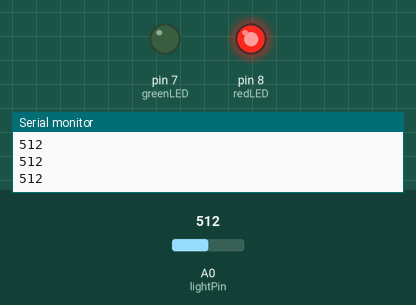
Bench run of a sketch on a simulated Arduino Uno, built with avr-gcc and run on an emulated ATmega328P. Shown: output pins drawn as LEDs (lit = HIGH), the last lines printed to the serial monitor. The test bench sets the inputs (shaded band); at power-on: A0 (lightPin) = 512.

Above: at 1.2 s.
1.3 s: A0 (lightPin) set to 793
2.8 s: A0 (lightPin) set to 808
At 3.1 s:
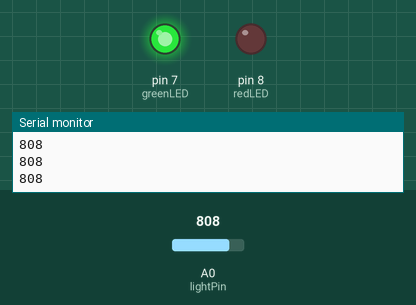
4.3 s: A0 (lightPin) set to 790
At 5.4 s:
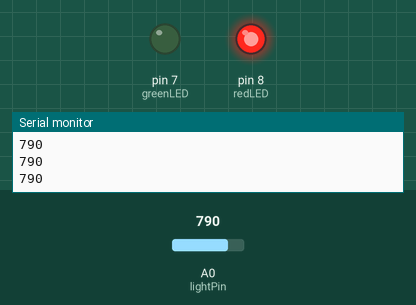
5.8 s: A0 (lightPin) set to 810
At 6.6 s:
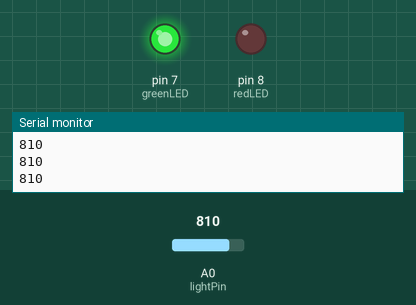
Timing chart, 0 to 8.3 s (numbered marks = the images above; inputs shaded):
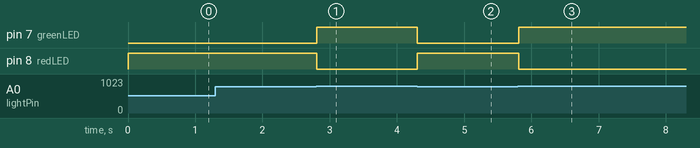

The sketch:

photoResistors.ino
```cpp
int lightPin=A0;
int lightVal;
int dt=250;
int greenLED=7;
int redLED=8;

void setup() {
  // put your setup code here, to run once:
  Serial.begin(9600);
  pinMode(lightPin,INPUT);
  pinMode(greenLED,OUTPUT);
  pinMode(redLED,OUTPUT);


}

void loop() {
   //put your main code here, to run repeatedly:
   lightVal=analogRead(lightPin);
   Serial.println(lightVal);


  if (lightVal<=800){
    digitalWrite(redLED,HIGH);
    digitalWrite(greenLED,LOW);
  }

  if (lightVal>800){
    digitalWrite(greenLED,HIGH);
    digitalWrite(redLED,LOW);
  }


}
```

Measured:
- the behaviour switches between 800 and 801 on A0 (lightPin) (found by bisection; images 0 and 1)
- after the input at 2.8 s, pin 7 (greenLED): LOW → HIGH at once; pin 8 (redLED): HIGH → LOW at once
- after the input at 4.3 s, pin 7 (greenLED): HIGH → LOW at once; pin 8 (redLED): LOW → HIGH at once
- after the input at 5.8 s, pin 7 (greenLED): LOW → HIGH at once; pin 8 (redLED): HIGH → LOW at once
